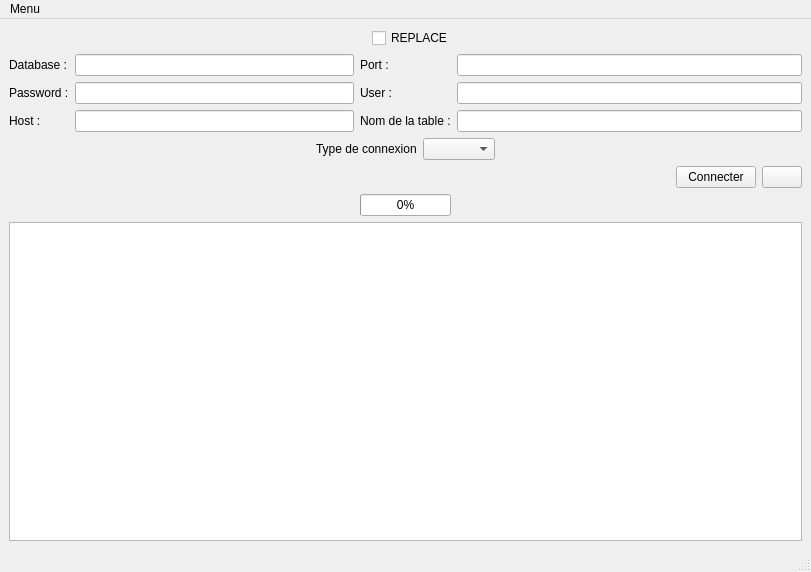
<?xml version="1.0" encoding="UTF-8"?>
<ui version="4.0">
 <class>InsertWindow</class>
 <widget class="QMainWindow" name="InsertWindow">
  <property name="windowModality">
   <enum>Qt::ApplicationModal</enum>
  </property>
  <property name="geometry">
   <rect>
    <x>0</x>
    <y>0</y>
    <width>811</width>
    <height>572</height>
   </rect>
  </property>
  <property name="windowTitle">
   <string>MainWindow</string>
  </property>
  <widget class="QWidget" name="centralwidget">
   <layout class="QVBoxLayout" name="verticalLayout_5">
    <item>
     <layout class="QHBoxLayout" name="horizontalLayout_5">
      <item>
       <spacer name="horizontalSpacer_3">
        <property name="orientation">
         <enum>Qt::Horizontal</enum>
        </property>
        <property name="sizeHint" stdset="0">
         <size>
          <width>40</width>
          <height>20</height>
         </size>
        </property>
       </spacer>
      </item>
      <item>
       <widget class="QLabel" name="fileName">
        <property name="sizePolicy">
         <sizepolicy hsizetype="Minimum" vsizetype="Preferred">
          <horstretch>0</horstretch>
          <verstretch>0</verstretch>
         </sizepolicy>
        </property>
        <property name="text">
         <string/>
        </property>
       </widget>
      </item>
      <item>
       <widget class="QCheckBox" name="methodeBox">
        <property name="text">
         <string>REPLACE</string>
        </property>
       </widget>
      </item>
      <item>
       <spacer name="horizontalSpacer_4">
        <property name="orientation">
         <enum>Qt::Horizontal</enum>
        </property>
        <property name="sizeHint" stdset="0">
         <size>
          <width>40</width>
          <height>20</height>
         </size>
        </property>
       </spacer>
      </item>
     </layout>
    </item>
    <item>
     <layout class="QHBoxLayout" name="form_setting_database_layout">
      <item>
       <layout class="QHBoxLayout" name="horizontalLayout">
        <item>
         <layout class="QVBoxLayout" name="verticalLayout">
          <item>
           <widget class="QLabel" name="label_3">
            <property name="text">
             <string>Database :</string>
            </property>
           </widget>
          </item>
          <item>
           <widget class="QLabel" name="label_6">
            <property name="text">
             <string>Password :</string>
            </property>
           </widget>
          </item>
          <item>
           <widget class="QLabel" name="label_2">
            <property name="text">
             <string>Host :</string>
            </property>
           </widget>
          </item>
         </layout>
        </item>
        <item>
         <layout class="QVBoxLayout" name="verticalLayout_2">
          <item>
           <widget class="QLineEdit" name="databaseInput"/>
          </item>
          <item>
           <widget class="QLineEdit" name="passwordInput"/>
          </item>
          <item>
           <widget class="QLineEdit" name="hostInput"/>
          </item>
         </layout>
        </item>
       </layout>
      </item>
      <item>
       <layout class="QVBoxLayout" name="verticalLayout_3">
        <item>
         <widget class="QLabel" name="label_4">
          <property name="text">
           <string>Port :</string>
          </property>
         </widget>
        </item>
        <item>
         <widget class="QLabel" name="label_5">
          <property name="text">
           <string>User :</string>
          </property>
         </widget>
        </item>
        <item>
         <widget class="QLabel" name="label">
          <property name="text">
           <string>Nom de la table :</string>
          </property>
         </widget>
        </item>
       </layout>
      </item>
      <item>
       <layout class="QVBoxLayout" name="verticalLayout_4">
        <item>
         <widget class="QLineEdit" name="portInput"/>
        </item>
        <item>
         <widget class="QLineEdit" name="userInput"/>
        </item>
        <item>
         <widget class="QLineEdit" name="tableName"/>
        </item>
       </layout>
      </item>
     </layout>
    </item>
    <item>
     <layout class="QHBoxLayout" name="horizontalLayout_4">
      <item>
       <spacer name="horizontalSpacer_7">
        <property name="orientation">
         <enum>Qt::Horizontal</enum>
        </property>
        <property name="sizeHint" stdset="0">
         <size>
          <width>24</width>
          <height>17</height>
         </size>
        </property>
       </spacer>
      </item>
      <item>
       <widget class="QLabel" name="label_7">
        <property name="text">
         <string>Type de connexion</string>
        </property>
       </widget>
      </item>
      <item>
       <widget class="QComboBox" name="database_box"/>
      </item>
      <item>
       <spacer name="horizontalSpacer_8">
        <property name="orientation">
         <enum>Qt::Horizontal</enum>
        </property>
        <property name="sizeHint" stdset="0">
         <size>
          <width>24</width>
          <height>17</height>
         </size>
        </property>
       </spacer>
      </item>
     </layout>
    </item>
    <item>
     <layout class="QHBoxLayout" name="horizontalLayout_3">
      <item>
       <spacer name="horizontalSpacer_5">
        <property name="orientation">
         <enum>Qt::Horizontal</enum>
        </property>
        <property name="sizeHint" stdset="0">
         <size>
          <width>40</width>
          <height>20</height>
         </size>
        </property>
       </spacer>
      </item>
      <item>
       <widget class="QPushButton" name="connectButton">
        <property name="sizePolicy">
         <sizepolicy hsizetype="Preferred" vsizetype="Minimum">
          <horstretch>0</horstretch>
          <verstretch>0</verstretch>
         </sizepolicy>
        </property>
        <property name="text">
         <string>Connecter</string>
        </property>
       </widget>
      </item>
      <item>
       <widget class="QPushButton" name="stateButton">
        <property name="sizePolicy">
         <sizepolicy hsizetype="Fixed" vsizetype="Fixed">
          <horstretch>0</horstretch>
          <verstretch>0</verstretch>
         </sizepolicy>
        </property>
        <property name="text">
         <string/>
        </property>
       </widget>
      </item>
     </layout>
    </item>
    <item>
     <layout class="QHBoxLayout" name="horizontalLayout_10">
      <item>
       <spacer name="horizontalSpacer_2">
        <property name="orientation">
         <enum>Qt::Horizontal</enum>
        </property>
        <property name="sizeHint" stdset="0">
         <size>
          <width>40</width>
          <height>20</height>
         </size>
        </property>
       </spacer>
      </item>
      <item>
       <widget class="QProgressBar" name="progressBar">
        <property name="sizePolicy">
         <sizepolicy hsizetype="Fixed" vsizetype="Fixed">
          <horstretch>0</horstretch>
          <verstretch>0</verstretch>
         </sizepolicy>
        </property>
        <property name="value">
         <number>0</number>
        </property>
        <property name="invertedAppearance">
         <bool>false</bool>
        </property>
       </widget>
      </item>
      <item>
       <spacer name="horizontalSpacer_6">
        <property name="orientation">
         <enum>Qt::Horizontal</enum>
        </property>
        <property name="sizeHint" stdset="0">
         <size>
          <width>40</width>
          <height>20</height>
         </size>
        </property>
       </spacer>
      </item>
     </layout>
    </item>
    <item>
     <widget class="QTextEdit" name="debugEdit"/>
    </item>
   </layout>
  </widget>
  <widget class="QMenuBar" name="menubar">
   <property name="geometry">
    <rect>
     <x>0</x>
     <y>0</y>
     <width>811</width>
     <height>37</height>
    </rect>
   </property>
   <property name="defaultUp">
    <bool>true</bool>
   </property>
   <widget class="QMenu" name="menuMenu">
    <property name="title">
     <string>Menu</string>
    </property>
   </widget>
   <addaction name="menuMenu"/>
  </widget>
  <widget class="QStatusBar" name="statusbar"/>
 </widget>
 <resources/>
 <connections/>
</ui>
